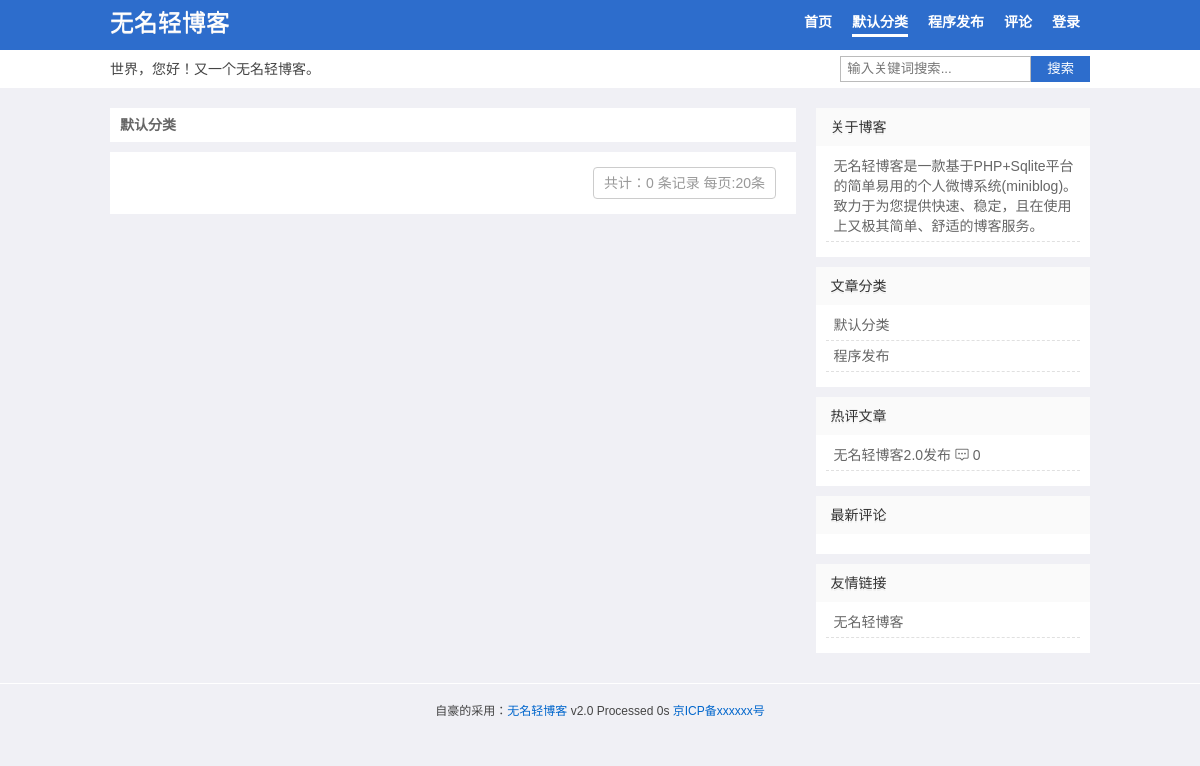
The page /index.php?tid=0 on the database its author committed.
### tables this page shows
CREATE TABLE "Set" (id INT (1), webuser VARCHAR (10), webtitle VARCHAR (20), webkey VARCHAR (100), webpass VARCHAR (32), webdesc VARCHAR (255), webmenu TEXT, webclass VARCHAR (100), plsh INT (1), rewrite INT (1), safecode INT (1), icp VARCHAR (20), widget INT (1) DEFAULT (1));

CREATE TABLE Wid (id INTEGER PRIMARY KEY AUTOINCREMENT, title VARCHAR (20), html TEXT, ord INT DEFAULT (1));

CREATE TABLE Log (id INTEGER PRIMARY KEY AUTOINCREMENT, title VARCHAR (100), "key" VARCHAR (100), sum VARCHAR (200), content TEXT, pic VARCHAR (200), pics VARCHAR (500), fm VARCHAR (20), atime DATETIME DEFAULT (datetime('now', 'localtime')), ist INT (1) DEFAULT (0), num INTEGER DEFAULT (0), pass VARCHAR (32), hide INT (1) DEFAULT (0), lock INT (1) DEFAULT (0), tid INT (2) DEFAULT (0));

### index.php (called while the page is built, shortened)
<?php
$t1 = microtime(true);
require 'app/class/app.php';
$db = new DbHelpClass();
$act = isset($_GET['act']) ? $_GET['act'] : '';
$s = isset($_GET['s']) ? htmlspecialchars($_GET['s']) : '';
$tid = isset($_GET['tid']) ? $_GET['tid'] : '';
$tid = $tid===''?'':intval($tid);
$file = self();
$per_page = 20;
if($widget=="1") $wid = $db->getdata("select * from `Wid` order by ord");
switch ($act) {
    default:
        if (empty($s)) {
			if($tid===''){
			   $where =  $admin?'':'where hide=0';
			   $_s = '';
			   $tit = '首页';
			}else{
			   $where =  $admin?'where tid='.$tid:'where hide=0 and tid='.$tid;
			}
            $count = $db->total('`Log`',$where);
        }
        $tpl = 'index.php';
}
include 'assets/'.$template .'/'. $tpl;

### app/class/app.php (the view, shortened to what this page needs)
<?php
$template = 'qblog';
$admin = isset($_SESSION[KEY.'admin'])?$_SESSION[KEY.'admin']:0;
$set = getset();
$webtitle= $set['webtitle'];
$webdesc= $set['webdesc'];
$rewrite = $set['rewrite'];
$icp = $set['icp'];
$widget = $set['widget'];
$class = explode(',',$set['webclass']);
$webmenu = vmenu($set['webmenu']);
require_once ROOT_PATH.'assets/'.$template.'/theme.php';
function webmenu(){
  $menu = array('add'=>'发布','set'=>'设置','wid'=>'边栏','logout'=>'退出');
  global $webmenu,$admin,$file,$widget;
  echo $webmenu;
  if($admin === 0 ){
      echo '<li><a href="'.$file.'?act=login">登录</a></li>';
  }else{
    foreach($menu as $k=>$v){
	  if ($widget=="0" && $k=='wid') continue;
	  echo '<li><a href="'.$file.'?act='.$k.'">'.$v.'</a></li>';
	}
  }
}
function _class(){
    global $class;
	$i = 0;
	$str = '';
    foreach($class as $v){
     $str .= '<li><a href="'.vcls($i).'">'.$v.'</a></li>';
     $i++;
	}
	return $str;
}
function getset(){
  $db =new DbHelpClass();
  if(empty($_SESSION[KEY.'set'])){
     $rs = $db->getdata("select * from `Set` where id=1");
     $set = $rs[0];
  }else{
     $set = $_SESSION[KEY.'set'];
  }
  return $set;
}
function vurl($id){
   global $rewrite;
   $url =  $rewrite?'post-'.$id.'.html':self().'?act=pl&id='.$id;
   return $url;
}
function vcls($tid){
   global $rewrite;
   $url =  $rewrite?'list-'.$tid.'.html':self().'?tid='.$tid;
   return $url;
}
function vmenu($menu){
	global $rewrite;
	$menu = str_replace('@class',_class(),$menu);
	return $rewrite?str_replace(array('@index','@comment'),array('index.html','comment.html'),$menu):str_replace(array('@index','@comment'),array(self(),self().'?act=plist'),$menu);
}
function self(){
    $self = $_SERVER['PHP_SELF'];
    $php_self=substr($self,strrpos($self,'/')+1);
    return $php_self;
}
class DbHelpClass
    {
        private $conn;
        function __construct()
        {
            $path=ROOT_PATH."app/db/log.db";
			try{
			   $this->conn = new PDO('sqlite:'.$path);
			 }
			catch(Exception $errinfo){
				die ("PDO Connection faild.(可能空间不支持pdo_sqlite，详细错误信息：)".$errinfo);
			}
        }
        function getdata($sql,$params=array())
        {
            $bind=$this->conn->prepare($sql);
            $arrKeys=array_keys($params);
            $bind->execute();
            $result=$bind->fetchAll(PDO::FETCH_ASSOC);
            return $result;
        }
        function total($tab_name,$tj='')
           {
             $bind = $this->conn->prepare('SELECT count(id) as c FROM '.$tab_name.' '.$tj);
             $bind->execute();
             $result = $bind->fetchAll();
             return $result[0]['c'];
           }
    }

### assets/qblog/head.php (shortened to what this page needs)
<?php if(!defined('wmblog'))exit;?><!DOCTYPE HTML>
<html>
<head>
<link href="assets/<?php echo $template;?>/style.css" rel="stylesheet" type="text/css" />
</head>
<body>
<div id="wrap">
<div id="header">
  <div class="box-m">
    <div class="logo">
      <h2 id="title"><a href="./"><?php echo $webtitle;?></a></h2>
    </div>
    <div id="navigation">
      <ul id="nav">
		<?php webmenu();?>
      </ul>
    </div>
      </div>
	  <div class="other box-m">
	   <div class="desc"><?php echo $webdesc;?></div>
	   <form method="get" class="search-form" action="<?php echo $file;?>"> <input class="search-text" name="s" autocomplete="off" placeholder="输入关键词搜索..." required="required" type="text" value="<?php echo $s;?>"> <button class="search-submit" alt="搜索" type="submit">搜索</button></form>
	   </div>
</div>

### assets/qblog/index.php (shortened to what this page needs)
<?php include "head.php";?>
  <div id="content" style="position: relative;">
    <div id="main"<?php if($widget=="0") echo ' class="w100"';?>>
	<?php if($tid!=='')echo '<div class="class">'.$class[$tid].'</div>';?>
	<div class="pagination">
		<span class="info"> 共计：<?php echo $count; ?> 条记录 每页:<?php echo $per_page; ?>条</span><?php echo $pagelist; ?>
	</div>
    </div>
	<?php include ("right.php");?>
  </div>
  </div>
<?php include "foot.php";?>
</body>
</html>

### assets/qblog/right.php
<?php if(!defined('wmblog'))exit;
if ($widget=="1"){
?><div id="sidebar">
     <div class="sidebar">
	  <?php foreach($wid as $v){?>
      <div class="widget">
        <h3><?php echo $v['title'];?></h3>
		<?php if($v['html']	==='topic'){?>
           <ul class="topic"><?php echo topic(10);?> </ul>
	    <?php }elseif ($v['html']	==='comment'){?>
           <ul class="comment"><?php echo comment(10);?></ul>
        <?php }elseif ($v['html']	==='class'){?>
           <ul class="comment"><?php echo _class();?></ul>
		<?php }else{?>
		  <ul><?php echo $v['html'];?></ul>
		<?php } ?>
      </div>
	 <?php } ?>
	 </div>
</div>
<?php } ?>

### assets/qblog/theme.php (shortened to what this page needs)
<?php
function topic($n){
	global $db;
	$str = '';
    $rs =  $db->getdata("select id,title,sum,num from `Log` where hide=0 order by num desc limit 0,$n");
	foreach($rs as $v){
		if(empty($v['title'])){
		  $title = mb_substr(strip_tags($v['sum']),0,14,'utf-8');
		  if(empty($title)) {$title = '#分享';}
		}else{
		   $title = $v['title'];
		}
	  $str .= '<li><a href="'. vurl($v['id']) .'">'.$title.'</a> <i class="iconfont">&#xe654;</i> '.$v['num'].'</li>';
	}
   return $str;
}
?>

### assets/qblog/foot.php (shortened to what this page needs)
<?php if(!defined('wmblog'))exit; ?><div id="footer">自豪的采用：<a href="http://www.4jax.net">无名轻博客</a> <?php echo VER;?>  Processed <?php $t2 = microtime(true); echo round($t2-$t1,3); ?>s <a href="http://www.miitbeian.gov.cn/" rel="nofollow" target="_blank"><?php echo $icp;?></a></div>

### assets/qblog/style.css (style rules this page uses)
body,h1,h2,h3,p,blockquote,dl,dt,dd,ul,ol,li,button,input,textarea { margin: 0; padding: 0 }
body { font: 14px/24px Microsoft YaHei,Tahoma,Arial; background: #f0f0f5; display: block; cursor: default; color: #444; -webkit-font-smoothing: antialiased }
.iconfont { font-family: "iconfont";font-size: 14px;font-style: normal; }
h1,h2,h3 { font-weight: 500;text-shadow: 0 1px 0 #EEE }
a { color: #444;text-decoration: none }
ol,ul,li { list-style: none }
input,textarea,button { outline: 0 }
input[type^="email"],input[type^="text"],input[type^="password"],textarea { border: 1px solid #bbb; }
input { vertical-align: middle }
*,::after,::before { box-sizing: border-box; }
.box-m { width: 980px;margin:0 auto;position:relative; }
#header { background:#2d6dcc;width: 100%;margin-bottom: 20px;position: relative;z-index: 100;border-bottom: 38px solid #FFF;height: 88px; }
#content { width: 980px;margin: 0 auto;overflow: hidden;padding-bottom: 20px; }
#main { width: 70%;float: left;overflow: hidden }
#sidebar { width: 28%;float: right;overflow: hidden }
#footer { text-align: center;font-size: 12px;padding: 15px 0;border-top: 1px solid #FFF; }
#header .logo { float: left;margin-top:10px;line-height: 26px;font-size: 14px;position: absolute }
#header .logo a { color: #fff;font-size:24px }
#navigation { position:absolute;right:0;top:10px; }
#nav { display:block; }
#nav li { list-style: none;padding: 0;margin: 0;display: inline }
#nav li { padding: 6px 10px; }
#nav li a { display: inline-block;color: #fff;text-decoration: none;font-size: 14px;font-weight: bold; }
#nav li a:hover, #navigation ul li .on { border-bottom:3px solid #fff; }
.desc,.search-form { display: block;position: absolute;top: 50px;height: 38px;line-height: 38px; }
.desc { left:0; }
.search-form { right:0;padding:6px 0; }
.search-text { float: left;border-right: 0;padding: 0 6px;height: 26px;line-height: 26px;border-radius: 0; }
.search-submit { cursor: pointer;float: left;line-height: 26px;height: 26px;background: #2d6dcc;color: #FFF;padding: 0 16px;text-align: center;border-radius: 0;border: 0; }
.class { background:#fff;padding:5px 10px;margin-bottom:10px;font-weight:700;color:#666 }
.info { color: #999; }
.pagination { float: right;text-align:right;background-color: #fff;padding: 15px;width:100%; }
.pagination span,.pagination a { text-align: center;display: inline-block;text-decoration: none;border: 1px #CCC solid;padding:3px 10px;margin-left: -1px;box-sizing: border-box; }
.pagination .info { margin-right:5px;border-radius: 4px; }
.sidebar { box-shadow: 0 1px 2px #CCC;overflow: hidden; }
.widget { background-color: #FFF;margin-bottom: 10px;color: #666;overflow: hidden }
.widget a { color: #666 }
.widget h3 { padding: 0 15px;font-size: 14px;line-height: 38px;color: #333;font-size: 14px;text-shadow: 0 2px 0 #EEE;background: #fafafa; }
.widget ul { padding : 10px }
.widget li { line-height: 20px;padding: 0 0 5px 8px;margin-bottom: 5px;border-bottom: 1px dashed #e0e0e0 }
.comment { overflow: hidden; }
#footer a { color: #06C }

### rows shown on the page
set: webtitle "无名轻博客", webmenu "首页 评论", webclass "默认分类", webclass "程序发布", webdesc "世界，您好！又一个无名轻博客。", icp "京ICP备xxxxxx号"
wid: title "关于博客", html "无名轻博客是一款基于PHP+Sqlite平台的简单易用的个人微博系统(miniblog)。致力于为您提供快速、稳定，且在使用上又极其简单、舒适的博客服务。"
wid: title "文章分类"
wid: title "热评文章"
log: title "无名轻博客2.0发布", num "0"
wid: title "最新评论"
wid: title "友情链接", html "无名轻博客"

### other values the page prints
$count "0"
$per_page "20"
VER "v2.0"
